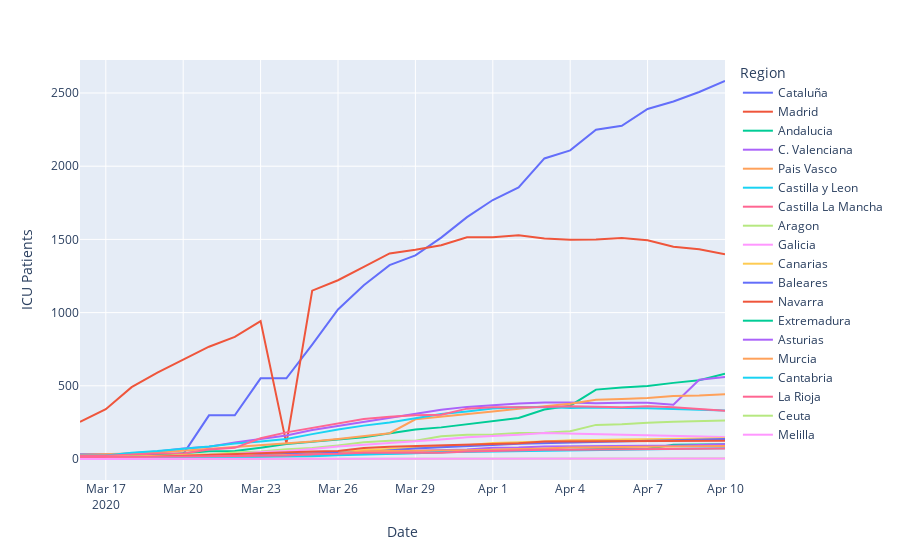

Notebook cell for this chart:
### Markdown cell above
#### ICU Patients per Region

### Code cell
# plotly express: fig_ccaa_icu

# Sort Regions by values:
df_ccaa = df_ccaa.sort_values(by=['Date', 'ICU Patients'], ascending=False)

fig_ccaa_icu = px.line(df_ccaa.query("Report>=46"), x="Date", y="ICU Patients", color="Region")
fig_ccaa_icu.show()

### Figure 1 — Plotly figure (JSON) as saved in the notebook; plotly's stock layout.template omitted (floating-point values rounded to 4 significant figures)
{"data": [{"hoverlabel": {"namelength": 0}, "hovertemplate": "Region=Cataluña<br>Date=%{x}<br>ICU Patients=%{y}", "legendgroup": "Cataluña", "line": {"color": "#636efa", "dash": "solid"}, "mode": "lines", "name": "Cataluña", "showlegend": true, "type": "scatter", "x": ["2020-04-10", "2020-04-09", "2020-04-08", "2020-04-07", "2020-04-06", "2020-04-05", "2020-04-04", "2020-04-03", "2020-04-02", "2020-04-01", "2020-03-31", "2020-03-30", "2020-03-29", "2020-03-28", "2020-03-27", "2020-03-26", "2020-03-25", "2020-03-24", "2020-03-23", "2020-03-22", "2020-03-21", "2020-03-20", "2020-03-19", "2020-03-18", "2020-03-17", "2020-03-16"], "xaxis": "x", "y": [2582, 2507, 2442, 2391, 2276, 2249, 2108, 2053, 1855, 1769, 1652, 1512, 1391, 1324, 1187, 1021, 781, 551, 551, 298, 298, 33, 33, 33, 33, 33], "yaxis": "y"}, {"hoverlabel": {"namelength": 0}, "hovertemplate": "Region=Madrid<br>Date=%{x}<br>ICU Patients=%{y}", "legendgroup": "Madrid", "line": {"color": "#EF553B", "dash": "solid"}, "mode": "lines", "name": "Madrid", "showlegend": true, "type": "scatter", "x": ["2020-04-10", "2020-04-09", "2020-04-08", "2020-04-07", "2020-04-06", "2020-04-05", "2020-04-04", "2020-04-03", "2020-04-02", "2020-04-01", "2020-03-31", "2020-03-30", "2020-03-29", "2020-03-28", "2020-03-27", "2020-03-26", "2020-03-25", "2020-03-24", "2020-03-23", "2020-03-22", "2020-03-21", "2020-03-20", "2020-03-19", "2020-03-18", "2020-03-17", "2020-03-16"], "xaxis": "x", "y": [1399, 1433, 1450, 1494, 1510, 1499, 1498, 1506, 1528, 1514, 1514, 1460, 1429, 1404, 1312, 1221, 1150, 105, 942, 834, 767, 678, 590, 491, 340, 253], "yaxis": "y"}, {"hoverlabel": {"namelength": 0}, "hovertemplate": "Region=Andalucia<br>Date=%{x}<br>ICU Patients=%{y}", "legendgroup": "Andalucia", "line": {"color": "#00cc96", "dash": "solid"}, "mode": "lines", "name": "Andalucia", "showlegend": true, "type": "scatter", "x": ["2020-04-10", "2020-04-09", "2020-04-08", "2020-04-07", "2020-04-06", "2020-04-05", "2020-04-04", "2020-04-03", "2020-04-02", "2020-04-01", "2020-03-31", "2020-03-30", "2020-03-29", "2020-03-28", "2020-03-27", "2020-03-26", "2020-03-25", "2020-03-24", "2020-03-23", "2020-03-22", "2020-03-21", "2020-03-20", "2020-03-19", "2020-03-18", "2020-03-17", "2020-03-16"], "xaxis": "x", "y": [582, 538, 520, 499, 489, 474, 364, 338, 280, 260, 235, 216, 201, 172, 148, 134, 116, 102, 77, 55, 53, 38, 25, 21, 13, 11], "yaxis": "y"}, {"hoverlabel": {"namelength": 0}, "hovertemplate": "Region=C. Valenciana<br>Date=%{x}<br>ICU Patients=%{y}", "legendgroup": "C. Valenciana", "line": {"color": "#ab63fa", "dash": "solid"}, "mode": "lines", "name": "C. Valenciana", "showlegend": true, "type": "scatter", "x": ["2020-04-10", "2020-04-09", "2020-04-08", "2020-04-07", "2020-04-06", "2020-04-05", "2020-04-04", "2020-04-03", "2020-04-02", "2020-04-01", "2020-03-31", "2020-03-30", "2020-03-29", "2020-03-28", "2020-03-27", "2020-03-26", "2020-03-25", "2020-03-24", "2020-03-23", "2020-03-22", "2020-03-21", "2020-03-20", "2020-03-19", "2020-03-18", "2020-03-17", "2020-03-16"], "xaxis": "x", "y": [561, 541, 371, 384, 384, 381, 386, 386, 379, 365, 356, 336, 309, 282, 252, 230, 198, 161, 138, 113, 84, 71, 52, 40, 27, 4], "yaxis": "y"}, {"hoverlabel": {"namelength": 0}, "hovertemplate": "Region=Pais Vasco<br>Date=%{x}<br>ICU Patients=%{y}", "legendgroup": "Pais Vasco", "line": {"color": "#FFA15A", "dash": "solid"}, "mode": "lines", "name": "Pais Vasco", "showlegend": true, "type": "scatter", "x": ["2020-04-10", "2020-04-09", "2020-04-08", "2020-04-07", "2020-04-06", "2020-04-05", "2020-04-04", "2020-04-03", "2020-04-02", "2020-04-01", "2020-03-31", "2020-03-30", "2020-03-29", "2020-03-28", "2020-03-27", "2020-03-26", "2020-03-25", "2020-03-24", "2020-03-23", "2020-03-22", "2020-03-21", "2020-03-20", "2020-03-19", "2020-03-18", "2020-03-17", "2020-03-16"], "xaxis": "x", "y": [442, 433, 430, 417, 410, 404, 377, 363, 344, 324, 307, 293, 271, 176, 154, 137, 119, 106, 92, 81, 71, 53, 44, 37, 33, 29], "yaxis": "y"}, {"hoverlabel": {"namelength": 0}, "hovertemplate": "Region=Castilla y Leon<br>Date=%{x}<br>ICU Patients=%{y}", "legendgroup": "Castilla y Leon", "line": {"color": "#19d3f3", "dash": "solid"}, "mode": "lines", "name": "Castilla y Leon", "showlegend": true, "type": "scatter", "x": ["2020-04-10", "2020-04-09", "2020-04-08", "2020-04-07", "2020-04-06", "2020-04-05", "2020-04-04", "2020-04-03", "2020-04-02", "2020-04-01", "2020-03-31", "2020-03-30", "2020-03-29", "2020-03-28", "2020-03-27", "2020-03-26", "2020-03-25", "2020-03-24", "2020-03-23", "2020-03-22", "2020-03-21", "2020-03-20", "2020-03-19", "2020-03-18", "2020-03-17", "2020-03-16"], "xaxis": "x", "y": [332, 338, 342, 346, 348, 351, 348, 355, 353, 345, 325, 307, 278, 249, 228, 202, 170, 137, 120, 106, 85, 69, 54, 43, 24, 24], "yaxis": "y"}, {"hoverlabel": {"namelength": 0}, "hovertemplate": "Region=Castilla La Mancha<br>Date=%{x}<br>ICU Patients=%{y}", "legendgroup": "Castilla La Mancha", "line": {"color": "#FF6692", "dash": "solid"}, "mode": "lines", "name": "Castilla La Mancha", "showlegend": true, "type": "scatter", "x": ["2020-04-10", "2020-04-09", "2020-04-08", "2020-04-07", "2020-04-06", "2020-04-05", "2020-04-04", "2020-04-03", "2020-04-02", "2020-04-01", "2020-03-31", "2020-03-30", "2020-03-29", "2020-03-28", "2020-03-27", "2020-03-26", "2020-03-25", "2020-03-24", "2020-03-23", "2020-03-22", "2020-03-21", "2020-03-20", "2020-03-19", "2020-03-18", "2020-03-17", "2020-03-16"], "xaxis": "x", "y": [329, 342, 354, 360, 354, 357, 360, 355, 355, 353, 344, 302, 299, 289, 273, 243, 210, 182, 142, 76, 65, 37, 37, 29, 23, 23], "yaxis": "y"}, {"hoverlabel": {"namelength": 0}, "hovertemplate": "Region=Aragon<br>Date=%{x}<br>ICU Patients=%{y}", "legendgroup": "Aragon", "line": {"color": "#B6E880", "dash": "solid"}, "mode": "lines", "name": "Aragon", "showlegend": true, "type": "scatter", "x": ["2020-04-10", "2020-04-09", "2020-04-08", "2020-04-07", "2020-04-06", "2020-04-05", "2020-04-04", "2020-04-03", "2020-04-02", "2020-04-01", "2020-03-31", "2020-03-30", "2020-03-29", "2020-03-28", "2020-03-27", "2020-03-26", "2020-03-25", "2020-03-24", "2020-03-23", "2020-03-22", "2020-03-21", "2020-03-20", "2020-03-19", "2020-03-18", "2020-03-17", "2020-03-16"], "xaxis": "x", "y": [263, 261, 255, 247, 237, 233, 190, 180, 178, 168, 165, 156, 124, 124, 114, 93, 75, 66, 52, 45, 33, 28, 14, 9, 9, 7], "yaxis": "y"}, {"hoverlabel": {"namelength": 0}, "hovertemplate": "Region=Galicia<br>Date=%{x}<br>ICU Patients=%{y}", "legendgroup": "Galicia", "line": {"color": "#FF97FF", "dash": "solid"}, "mode": "lines", "name": "Galicia", "showlegend": true, "type": "scatter", "x": ["2020-04-10", "2020-04-09", "2020-04-08", "2020-04-07", "2020-04-06", "2020-04-05", "2020-04-04", "2020-04-03", "2020-04-02", "2020-04-01", "2020-03-31", "2020-03-30", "2020-03-29", "2020-03-28", "2020-03-27", "2020-03-26", "2020-03-25", "2020-03-24", "2020-03-23", "2020-03-22", "2020-03-21", "2020-03-20", "2020-03-19", "2020-03-18", "2020-03-17", "2020-03-16"], "xaxis": "x", "y": [151, 155, 158, 162, 170, 170, 178, 178, 165, 158, 149, 134, 123, 112, 98, 86, 69, 55, 47, 35, 29, 19, 15, 12, 9, 9], "yaxis": "y"}, {"hoverlabel": {"namelength": 0}, "hovertemplate": "Region=Canarias<br>Date=%{x}<br>ICU Patients=%{y}", "legendgroup": "Canarias", "line": {"color": "#FECB52", "dash": "solid"}, "mode": "lines", "name": "Canarias", "showlegend": true, "type": "scatter", "x": ["2020-04-10", "2020-04-09", "2020-04-08", "2020-04-07", "2020-04-06", "2020-04-05", "2020-04-04", "2020-04-03", "2020-04-02", "2020-04-01", "2020-03-31", "2020-03-30", "2020-03-29", "2020-03-28", "2020-03-27", "2020-03-26", "2020-03-25", "2020-03-24", "2020-03-23", "2020-03-22", "2020-03-21", "2020-03-20", "2020-03-19", "2020-03-18", "2020-03-17", "2020-03-16"], "xaxis": "x", "y": [141, 140, 138, 137, 133, 129, 128, 120, 113, 110, 94, 84, 78, 68, 61, 45, 43, 36, 32, 32, 29, 25, 23, 17, 13, 9], "yaxis": "y"}, {"hoverlabel": {"namelength": 0}, "hovertemplate": "Region=Baleares<br>Date=%{x}<br>ICU Patients=%{y}", "legendgroup": "Baleares", "line": {"color": "#636efa", "dash": "solid"}, "mode": "lines", "name": "Baleares", "showlegend": true, "type": "scatter", "x": ["2020-04-10", "2020-04-09", "2020-04-08", "2020-04-07", "2020-04-06", "2020-04-05", "2020-04-04", "2020-04-03", "2020-04-02", "2020-04-01", "2020-03-31", "2020-03-30", "2020-03-29", "2020-03-28", "2020-03-27", "2020-03-26", "2020-03-25", "2020-03-24", "2020-03-23", "2020-03-22", "2020-03-21", "2020-03-20", "2020-03-19", "2020-03-18", "2020-03-17", "2020-03-16"], "xaxis": "x", "y": [136, 132, 129, 124, 121, 120, 114, 112, 105, 95, 85, 80, 71, 59, 46, 43, 40, 35, 27, 14, 14, 10, 7, 4, 4, 4], "yaxis": "y"}, {"hoverlabel": {"namelength": 0}, "hovertemplate": "Region=Navarra<br>Date=%{x}<br>ICU Patients=%{y}", "legendgroup": "Navarra", "line": {"color": "#EF553B", "dash": "solid"}, "mode": "lines", "name": "Navarra", "showlegend": true, "type": "scatter", "x": ["2020-04-10", "2020-04-09", "2020-04-08", "2020-04-07", "2020-04-06", "2020-04-05", "2020-04-04", "2020-04-03", "2020-04-02", "2020-04-01", "2020-03-31", "2020-03-30", "2020-03-29", "2020-03-28", "2020-03-27", "2020-03-26", "2020-03-25", "2020-03-24", "2020-03-23", "2020-03-22", "2020-03-21", "2020-03-20", "2020-03-19", "2020-03-18", "2020-03-17", "2020-03-16"], "xaxis": "x", "y": [124, 124, 124, 124, 124, 123, 120, 119, 108, 104, 99, 96, 90, 84, 75, 54, 51, 45, 40, 30, 25, 19, 11, 10, 10, 5], "yaxis": "y"}, {"hoverlabel": {"namelength": 0}, "hovertemplate": "Region=Extremadura<br>Date=%{x}<br>ICU Patients=%{y}", "legendgroup": "Extremadura", "line": {"color": "#00cc96", "dash": "solid"}, "mode": "lines", "name": "Extremadura", "showlegend": true, "type": "scatter", "x": ["2020-04-10", "2020-04-09", "2020-04-08", "2020-04-07", "2020-04-06", "2020-04-05", "2020-04-04", "2020-04-03", "2020-04-02", "2020-04-01", "2020-03-31", "2020-03-30", "2020-03-29", "2020-03-28", "2020-03-27", "2020-03-26", "2020-03-25", "2020-03-24", "2020-03-23", "2020-03-22", "2020-03-21", "2020-03-20", "2020-03-19", "2020-03-18", "2020-03-17", "2020-03-16"], "xaxis": "x", "y": [101, 99, 98, 70, 66, 66, 64, 64, 62, 58, 51, 43, 41, 40, 41, 34, 28, 20, 13, 8, 6, 4, 3, 3, 2, 1], "yaxis": "y"}, {"hoverlabel": {"namelength": 0}, "hovertemplate": "Region=Asturias<br>Date=%{x}<br>ICU Patients=%{y}", "legendgroup": "Asturias", "line": {"color": "#ab63fa", "dash": "solid"}, "mode": "lines", "name": "Asturias", "showlegend": true, "type": "scatter", "x": ["2020-04-10", "2020-04-09", "2020-04-08", "2020-04-07", "2020-04-06", "2020-04-05", "2020-04-04", "2020-04-03", "2020-04-02", "2020-04-01", "2020-03-31", "2020-03-30", "2020-03-29", "2020-03-28", "2020-03-27", "2020-03-26", "2020-03-25", "2020-03-24", "2020-03-23", "2020-03-22", "2020-03-21", "2020-03-20", "2020-03-19", "2020-03-18", "2020-03-17", "2020-03-16"], "xaxis": "x", "y": [100, 94, 91, 91, 90, 90, 87, 86, 79, 76, 65, 60, 57, 50, 47, 34, 29, 23, 22, 15, 12, 7, 6, 5, 5, 3], "yaxis": "y"}, {"hoverlabel": {"namelength": 0}, "hovertemplate": "Region=Murcia<br>Date=%{x}<br>ICU Patients=%{y}", "legendgroup": "Murcia", "line": {"color": "#FFA15A", "dash": "solid"}, "mode": "lines", "name": "Murcia", "showlegend": true, "type": "scatter", "x": ["2020-04-10", "2020-04-09", "2020-04-08", "2020-04-07", "2020-04-06", "2020-04-05", "2020-04-04", "2020-04-03", "2020-04-02", "2020-04-01", "2020-03-31", "2020-03-30", "2020-03-29", "2020-03-28", "2020-03-27", "2020-03-26", "2020-03-25", "2020-03-24", "2020-03-23", "2020-03-22", "2020-03-21", "2020-03-20", "2020-03-19", "2020-03-18", "2020-03-17", "2020-03-16"], "xaxis": "x", "y": [88, 87, 86, 84, 81, 80, 79, 72, 68, 59, 59, 58, 58, 58, 53, 36, 33, 26, 23, 16, 14, 11, 6, 4, 3, 2], "yaxis": "y"}, {"hoverlabel": {"namelength": 0}, "hovertemplate": "Region=Cantabria<br>Date=%{x}<br>ICU Patients=%{y}", "legendgroup": "Cantabria", "line": {"color": "#19d3f3", "dash": "solid"}, "mode": "lines", "name": "Cantabria", "showlegend": true, "type": "scatter", "x": ["2020-04-10", "2020-04-09", "2020-04-08", "2020-04-07", "2020-04-06", "2020-04-05", "2020-04-04", "2020-04-03", "2020-04-02", "2020-04-01", "2020-03-31", "2020-03-30", "2020-03-29", "2020-03-28", "2020-03-27", "2020-03-26", "2020-03-25", "2020-03-24", "2020-03-23", "2020-03-22", "2020-03-21", "2020-03-20", "2020-03-19", "2020-03-18", "2020-03-17", "2020-03-16"], "xaxis": "x", "y": [73, 71, 69, 66, 65, 62, 60, 59, 57, 54, 50, 46, 40, 37, 29, 26, 18, 16, 14, 9, 9, 7, 4, 3, 2, 2], "yaxis": "y"}, {"hoverlabel": {"namelength": 0}, "hovertemplate": "Region=La Rioja<br>Date=%{x}<br>ICU Patients=%{y}", "legendgroup": "La Rioja", "line": {"color": "#FF6692", "dash": "solid"}, "mode": "lines", "name": "La Rioja", "showlegend": true, "type": "scatter", "x": ["2020-04-10", "2020-04-09", "2020-04-08", "2020-04-07", "2020-04-06", "2020-04-05", "2020-04-04", "2020-04-03", "2020-04-02", "2020-04-01", "2020-03-31", "2020-03-30", "2020-03-29", "2020-03-28", "2020-03-27", "2020-03-26", "2020-03-25", "2020-03-24", "2020-03-23", "2020-03-22", "2020-03-21", "2020-03-20", "2020-03-19", "2020-03-18", "2020-03-17", "2020-03-16"], "xaxis": "x", "y": [71, 69, 68, 66, 66, 66, 64, 64, 57, 54, 51, 43, 43, 43, 43, 36, 33, 24, 22, 17, 17, 15, 15, 13, 13, 13], "yaxis": "y"}, {"hoverlabel": {"namelength": 0}, "hovertemplate": "Region=Ceuta<br>Date=%{x}<br>ICU Patients=%{y}", "legendgroup": "Ceuta", "line": {"color": "#B6E880", "dash": "solid"}, "mode": "lines", "name": "Ceuta", "showlegend": true, "type": "scatter", "x": ["2020-04-10", "2020-04-09", "2020-04-08", "2020-04-07", "2020-04-06", "2020-04-05", "2020-04-04", "2020-04-03", "2020-04-02", "2020-04-01", "2020-03-31", "2020-03-30", "2020-03-29", "2020-03-28", "2020-03-27", "2020-03-26", "2020-03-25", "2020-03-24", "2020-03-23", "2020-03-22", "2020-03-21", "2020-03-20", "2020-03-19", "2020-03-18", "2020-03-17", "2020-03-16"], "xaxis": "x", "y": [4, 4, 4, 4, 4, 4, 4, 3, 3, 3, 3, 2, 2, 2, 2, 2, 1, 0, 0, 0, 0, 0, 0, 0, 0, 0], "yaxis": "y"}, {"hoverlabel": {"namelength": 0}, "hovertemplate": "Region=Melilla<br>Date=%{x}<br>ICU Patients=%{y}", "legendgroup": "Melilla", "line": {"color": "#FF97FF", "dash": "solid"}, "mode": "lines", "name": "Melilla", "showlegend": true, "type": "scatter", "x": ["2020-04-10", "2020-04-09", "2020-04-08", "2020-04-07", "2020-04-06", "2020-04-05", "2020-04-04", "2020-04-03", "2020-04-02", "2020-04-01", "2020-03-31", "2020-03-30", "2020-03-29", "2020-03-28", "2020-03-27", "2020-03-26", "2020-03-25", "2020-03-24", "2020-03-23", "2020-03-22", "2020-03-21", "2020-03-20", "2020-03-19", "2020-03-18", "2020-03-17", "2020-03-16"], "xaxis": "x", "y": [3, 3, 3, 3, 3, 3, 3, 3, 3, 3, 3, 3, 2, 2, 2, 2, 2, 1, 1, 1, 1, 1, 0, 0, 0, 0], "yaxis": "y"}], "layout": {"legend": {"title": {"text": "Region"}, "tracegroupgap": 0}, "margin": {"t": 60}, "xaxis": {"anchor": "y", "domain": [0, 1], "title": {"text": "Date"}}, "yaxis": {"anchor": "x", "domain": [0, 1], "title": {"text": "ICU Patients"}}}}
